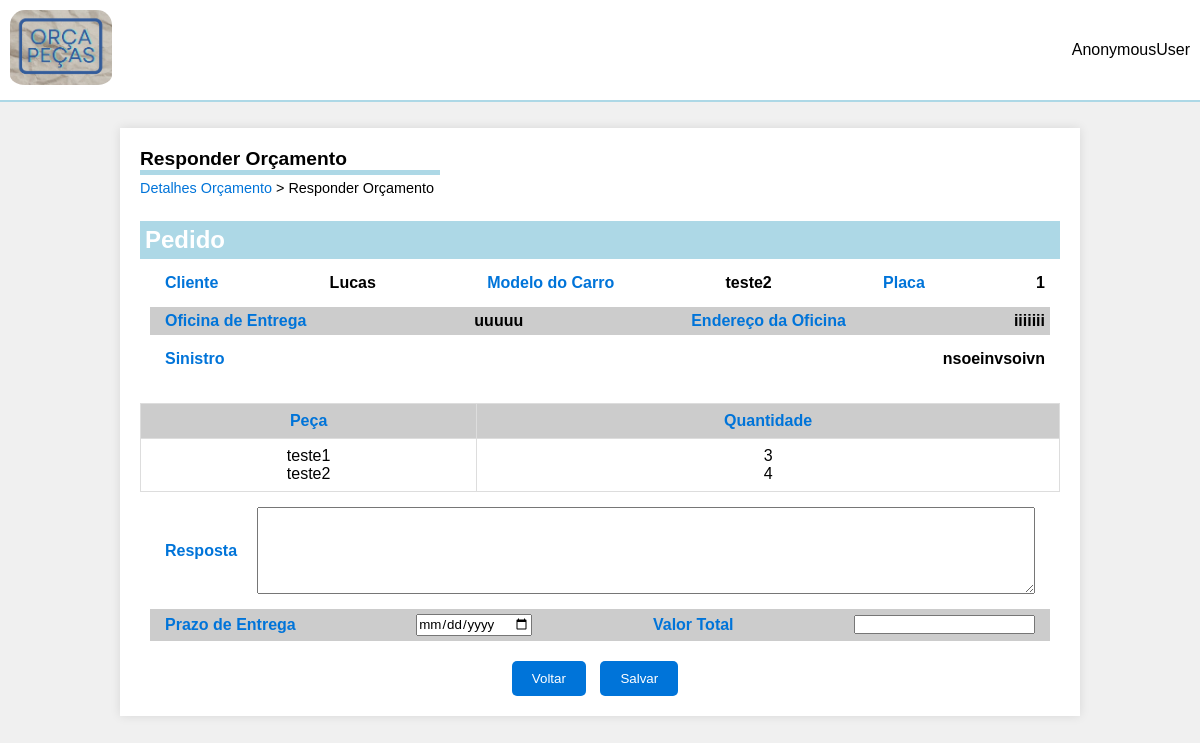
/orcamento/6, run on the app's committed database.
### orcaPecas/models.py (models this page shows, shortened)
class Orcamento(models.Model):
    criador = models.ForeignKey(User, on_delete=models.CASCADE)
    nome = models.CharField(max_length=100)
    modelo = models.CharField(max_length=100)
    placa = models.CharField(max_length=100)
    data_criacao = models.DateTimeField(auto_now_add=True)
    oficina_entrega_nome = models.CharField(max_length=100)
    oficina_entrega_endereco = models.TextField()
    status = models.CharField(max_length=27, default='Pendente')
    comentarios_cliente = models.TextField(blank=True, null=True)
    comentarios_fornecedor = models.TextField(blank=True, null=True)
    prazo_entrega = models.DateField(blank=True, null=True)
    valor_total = models.DecimalField(max_digits=10, decimal_places=2, blank=True, null=True)
    itens_orcamento = models.JSONField(default=list)

### orcaPecas/views.py (the view)
# urls.py: path('orcamento/<int:id>', views.orcamento, name='orcamento'),
def orcamento(request, id):
    detalhes = Orcamento.objects.get(id=id)
    if request.method == "POST":
        resposta = request.POST['resposta']
        prazo = request.POST['prazo_entrega']
        valor = request.POST['valor_total']
        status = "aguardando_resposta_cliente"
        detalhes.comentarios_fornecedor = resposta
        detalhes.prazo_entrega = prazo
        detalhes.valor_total = valor
        detalhes.status = status
        detalhes.save()
        return exibir_orcamento(request)
    else:
        return render(request, 'pages/orcamento.html', {'detalhe': detalhes})

### orcaPecas/templates/pages/orcamento.html (shortened to what this page needs)
{% load static %}
<!DOCTYPE html>
<html lang="en">
  <head>
    <link rel="stylesheet" href="{% static 'css/responder_orcamento.css' %}" />
  </head>
  <body>
    <header>
      <img src="{% static 'images/logoOrcaPecas.PNG' %}" alt="Logo" />
      <span class="user-name">{{ user }}</span>
    </header>
    <main>
      <div class="container">
      <div class="page-title-container">
        <h1 class="page-title">Responder Orçamento</h1>
        <div class="breadcrumb">
          <a href="{% url 'orcamento_detalhes' %}">Detalhes Orçamento</a> > <span>Responder Orçamento</span>
        </div>
      </div>
      <form id="orcamento-form" method="POST">
        <div class="form-container">
          <h2>Pedido</h2>
          <div class="form-section">
            <label for="cliente">Cliente</label>
            <span>{{detalhe.nome}}</span>
            <label for="modelo">Modelo do Carro</label>
            <span>{{detalhe.modelo}}</span>
            <label for="placa">Placa</label>
            <span>{{detalhe.placa}}</span>
          </div>
          <div class="form-section oficina">
            <label for="oficina">Oficina de Entrega</label>
            <span>{{detalhe.oficina_entrega_nome}}</span>
            <label for="endereco">Endereço da Oficina</label>
            <span>{{detalhe.oficina_entrega_endereco}}</span>
          </div>
          <div class="form-section">
            <label for="sinistro">Sinistro</label>
            <span>{{detalhe.comentarios_cliente}}</span>
          </div>
        </div>
        <div class="table">
          <table>
            <thead>
              <tr>
                <th>Peça</th>
                <th>Quantidade</th>
              </tr>
            </thead>
            <tbody id="itemsBody">
                <td>
                    {% for item in detalhe.itens_orcamento %}
                        {{item.peca}}<br>
                    {% endfor %}
                </td>
                <td>
                    {% for item in detalhe.itens_orcamento %}
                        {{item.quantidade}}<br>
                    {% endfor %}
                </td>
            </tbody>
          </table>
        </div>
        <div class="form-section">
            <label for="resposta">Resposta</label>
            <textarea
              name="resposta"
              id="resposta"
              cols="30"
              rows="5"
            ></textarea>
        </div>
        <div class="form-section oficina">
            <label for="prazo_entrega">Prazo de Entrega</label>
            <input type="date" name="prazo_entrega" id="prazo_entrega" />
            <label for="valor_total">Valor Total</label>
            <input type="number" name="valor_total" id="valor_total" />
        </div>
        <div class="buttons">
          <button
            type="button"
            class="btn-back"
            onclick="history.back(); return false;"
          >
            Voltar
          </button>
          <button type="submit" class="btn-save">Salvar</button>
        </div>
      </form>
    </div>
    </main>
  </body>
</html>

### templates/static/css/responder_orcamento.css (style rules this page uses)
* { margin: 0; padding: 0; box-sizing: border-box; font-family: Arial, Helvetica, sans-serif; }
span { font-family: Arial, Helvetica, sans-serif; color: black; }
main { display: flex; flex-direction: column; justify-content: center; align-items: center; height: 80vh; }
header { display: flex; justify-content: space-between; align-items: center; background-color: white; border-bottom: 2px solid #add8e6; padding: 10px; }
header img { max-height: 80px; padding-bottom: 5px; border-radius: 15px; }
body { background-color: #f0f0f0; }
.container { width: 80%; max-height: 750px; margin: auto; padding: 20px; background-color: #fff; box-shadow: 0 0 10px rgba(0, 0, 0, 0.1); position: fixed; }
.page-title-container { width: 100%; margin-bottom: 20px; padding-bottom: 5px; display: flex; flex-direction: column; align-items: flex-start; }
.page-title-container h1 { border-bottom: 5px solid #add8e6; width: 300px; }
.page-title { font-size: 1.2rem; margin-bottom: 5px; }
.breadcrumb { font-size: 0.9rem; }
.breadcrumb a { color: #0074d9; text-decoration: none; }
.form-container { width: 100%; overflow-x: auto; margin-bottom: 20px; }
.form-container h2 { color: #fff; background-color: #add8e6; padding: 5px; }
.form-section { padding: 5px; margin: 10px; color: #0074d9; font-weight: bold; display: flex; justify-content: space-between; align-items: center; }
.form-section.oficina { background-color: #ccc; align-items: center; }
.form-section input, .form-section label { margin: 0 10px; }
.form-section textarea { width: 100%; height: 100%; padding: 5px; margin: 0 10px; }
.buttons { text-align: center; margin-top: 20px; }
.buttons button, .btn-add { padding: 10px 20px; background-color: #0074d9; color: #fff; border: none; border-radius: 5px; cursor: pointer; margin-right: 10px; }
.table { margin-top: 20px; overflow-x: auto; max-height: 200px; }
table { width: 100%; border-collapse: collapse; }
table, th, td { border: 1px solid #ddd; }
th, td { padding: 8px; text-align: center; }
th { background-color: #ccc; color: #0074d9; font-weight: bold; }

### data on the page
Orcamento: nome "Lucas", modelo "teste2", placa "1", oficina_entrega_nome "uuuuu", oficina_entrega_endereco "iiiiiii", comentarios_cliente "nsoeinvsoivn"

### other printed values
{{ user }} "AnonymousUser"
{{ item.peca }} "teste1" "teste2"
{{ item.quantidade }} "3" "4"
